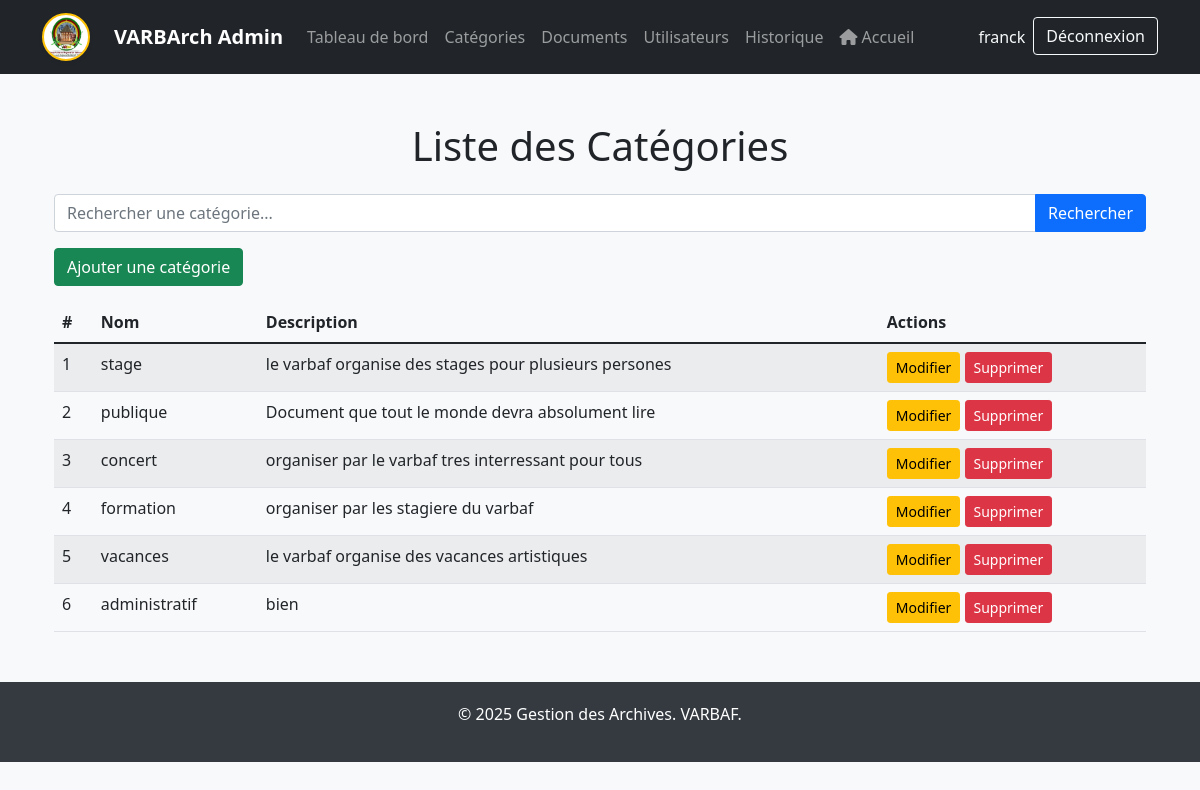
The page /admin-panel/categories/ (signed in) on the database its author committed.
### archivage/models.py (models this page shows, shortened)
class Categorie(models.Model):
    nom = models.CharField(max_length=100, verbose_name="Nom de la catégorie")
    description = models.TextField(blank=True, null=True, verbose_name="Description")

### archivage/views.py (the view)
# urls.py: path('admin-panel/categories/', views.liste_categories_admin, name='liste_categories_admin'),
@login_required
def liste_categories_admin(request):
    query = request.GET.get('q', '')
    if query:
        categories = Categorie.objects.filter(nom__icontains=query)
    else:
        categories = Categorie.objects.all()
    return render(request, 'archivage/liste_categories_admin.html', {'categories': categories})

### archivage/templates/archivage/liste_categories_admin.html (shortened to what this page needs)
{% extends 'baseAdmin.html' %}
{% block content %}
<div class="container mt-5">
    <h1 class="text-center mb-4">Liste des Catégories</h1>
    <form method="GET" action="{% url 'liste_categories_admin' %}" class="mb-3">
        <div class="input-group">
            <input type="text" name="q" class="form-control" placeholder="Rechercher une catégorie..."
                value="{{ request.GET.q }}">
            <button class="btn btn-primary" type="submit">Rechercher</button>
        </div>
    </form>
    <a href="{% url 'ajouter_categorie' %}" class="btn btn-success mb-3">Ajouter une catégorie</a>
    <table class="table table-striped">
        <thead>
            <tr>
                <th>#</th>
                <th>Nom</th>
                <th>Description</th>
                <th>Actions</th>
            </tr>
        </thead>
        <tbody>
            {% for categorie in categories %}
            <tr>
                <td>{{ forloop.counter }}</td>
                <td>{{ categorie.nom }}</td>
                <td>{{ categorie.description }}</td>
                <td>
                    <a href="{% url 'modifier_categorie' categorie.id %}" class="btn btn-warning btn-sm">Modifier</a>
                    <a href="{% url 'supprimer_categorie' categorie.id %}" class="btn btn-danger btn-sm">Supprimer</a>
                </td>
            </tr>
            {% empty %}
            <tr>
                <td colspan="4" class="text-center">Aucune catégorie trouvée.</td>
            </tr>
            {% endfor %}
        </tbody>
    </table>
</div>
{% endblock %}

### archivage/templates/baseAdmin.html (shortened to what this page needs)
{% load static %}
<!DOCTYPE html>
<html lang="fr">
<head>
    <link href="https://cdn.jsdelivr.net/npm/bootstrap@5.1.3/dist/css/bootstrap.min.css" rel="stylesheet">
    <link href="https://cdnjs.cloudflare.com/ajax/libs/font-awesome/6.0.0/css/all.min.css" rel="stylesheet">
</head>
<body>
    <nav class="navbar navbar-expand-lg navbar-dark bg-dark">
        <div class="container">
        <a class="navbar-brand d-flex align-items-center" href="{% url 'admin_dashboard' %}">
            <img src="{% static '../media/documents/logoVarBaf.png' %}" alt="" class="logo rounded-circle shadow-sm me-2" style="height:48px; width:48px; object-fit:cover; background:#fff; border:2px solid #ffc107;">
        </a>
            <a class="navbar-brand" href="{% url 'admin_dashboard' %}">VARBArch Admin</a>
            <div class="collapse navbar-collapse" id="navbarNav">
                <ul class="navbar-nav me-auto">
                    <li class="nav-item">
                        <a class="nav-link" href="{% url 'admin_dashboard' %}">Tableau de bord</a>
                    </li>
                    <li class="nav-item">
                        <a class="nav-link" href="{% url 'liste_categories_admin' %}">Catégories</a>
                    </li>
                    <li class="nav-item">
                        <a class="nav-link" href="{% url 'liste_documents_admin' %}">Documents</a>
                    </li>
                    <li class="nav-item">
                        <a class="nav-link" href="{% url 'liste_utilisateurs' %}">Utilisateurs</a>
                    </li>
                    <li class="nav-item">
                        <a class="nav-link" href="{% url 'liste_historique' %}">Historique</a>
                    </li>
                    <li class="nav-item">
                        <a class="nav-link" href="{% url 'accueil' %}"><i class="fas fa-home me-1"></i>Accueil</a>
                    </li>
                </ul>
                {% if user.is_authenticated %}
                <ul class="navbar-nav">
                    <li class="nav-item">
                        <span class="nav-link text-light">{{ user.username }}</span>
                    </li>
                    <li class="nav-item">
                        <form method="post" action="{% url 'logout' %}" class="d-inline">
                            <button type="submit" class="btn btn-outline-light">Déconnexion</button>
                        </form>
                    </li>
                </ul>
                {% endif %}
            </div>
        </div>
    </nav>
    <div class="container mt-5">
        {% block content %}{% endblock %}
    </div>
    <footer class="footer">
        <div class="container">
            <p>&copy; 2025 Gestion des Archives. VARBAF.</p>
        </div>
    </footer>
</body>
</html>

### archivage/templates/baseAdmin.html (style rules this page uses)
body { background-color: #f8f9fa; }
.navbar { background-color: #343a40; }
.navbar-brand { color: #ffffff; font-weight: bold; }
.navbar-nav .nav-link { color: #ffffff; }
.footer { background-color: #343a40; color: #ffffff; padding: 20px 0; text-align: center; margin-top: 50px; }
.logo { height: 40px; margin-right: 10px; }

### rows shown on the page
Categorie: nom "stage", description "le varbaf organise des stages pour plusieurs persones"
Categorie: nom "publique", description "Document que tout le monde devra absolument lire"
Categorie: nom "concert", description "organiser par le varbaf tres interressant pour tous"
Categorie: nom "formation", description "organiser par les stagiere du varbaf"
Categorie: nom "vacances", description "le varbaf organise des vacances artistiques"
Categorie: nom "administratif", description "bien"

### other values the page prints
{{ user.username }} "franck"
